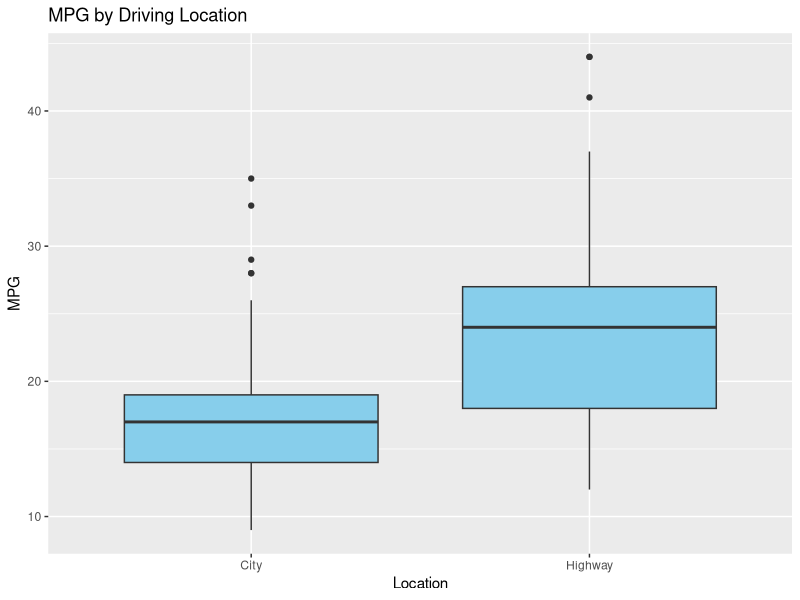
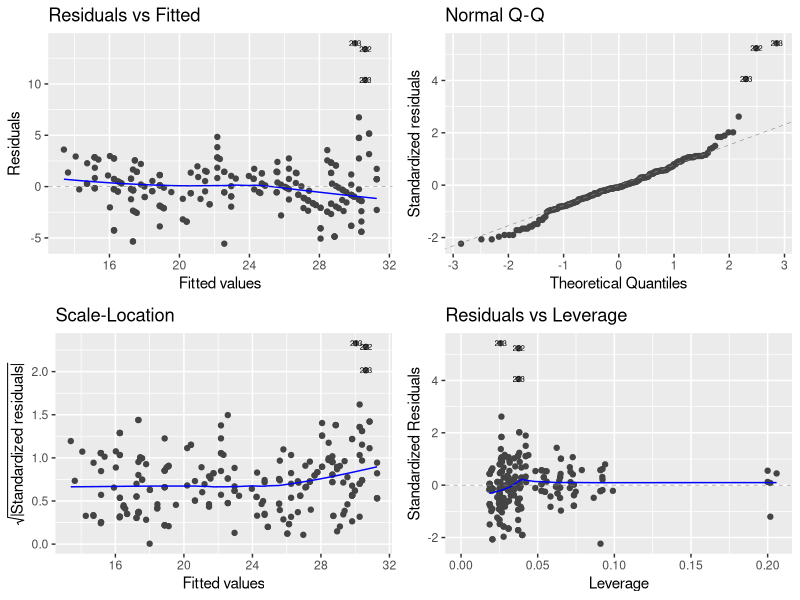
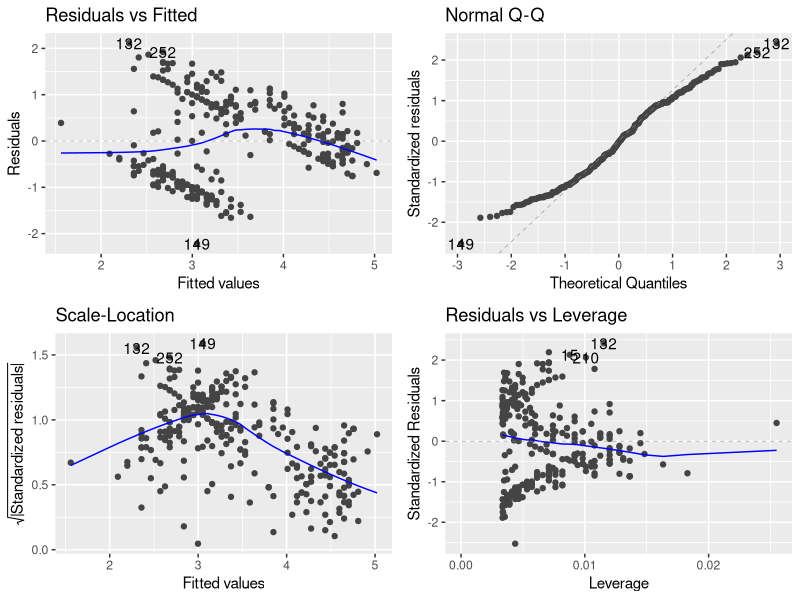
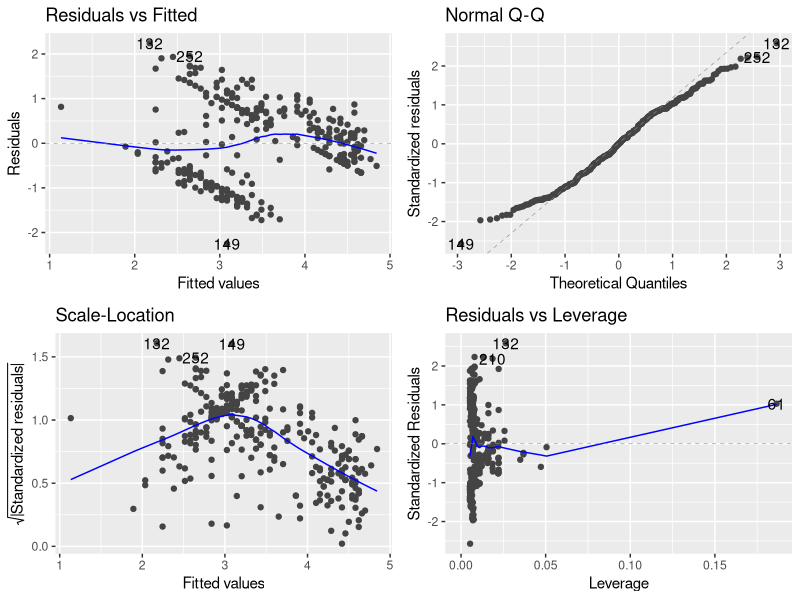

The R source for these figures, in order:
## ---- chunk 1
library(tidyverse)

# Load up the mpg dataset (from the ggplot2 package)
data("mpg")
## ---- chunk 2
# 1 and 2
mpg %>%
  gather(cty, hwy, key = "location", value = "mpg") %>%
  ggplot(aes(x = location, y = mpg)) +
  geom_boxplot(fill = "skyblue") +
  scale_x_discrete(labels = c("City", "Highway")) +
  labs(x = "Location", y = "MPG", title = "MPG by Driving Location")
## ---- chunk 3
table(mpg$drv)
quantile(mpg$hwy)
mean(mpg$cty)
median(mpg$cty)
## ---- chunk 4
model_mpg <- lm(hwy ~ displ + drv + class, data = mpg)
summary(model_mpg)
## ---- chunk 5
library(car)
library(ggfortify)

vif(model_mpg)
autoplot(model_mpg, label.size = 2)
## ---- chunk 6
# Load up the geyser data set in the MASS package
library(MASS)
data("geyser")
## ---- chunk 7
model_geyser1 <- lm(duration ~ waiting, data = geyser)
summary(model_geyser1)
autoplot(model_geyser1)
## ---- chunk 8
model_geyser2 <- lm(duration ~ poly(waiting, 2), data = geyser)
summary(model_geyser2)
autoplot(model_geyser2)

anova(model_geyser1, model_geyser2)
